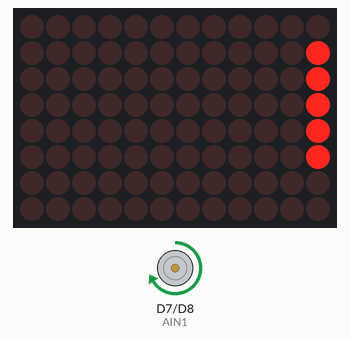
This program was run on a simulated Arduino Uno R4 WiFi. Shown: 12×8 LED matrix, motor-driver pin pairs drawn as motors (green arrow = first pin HIGH = forward, orange = second pin HIGH = backward, longer = more drive, scaled by the enable pin).

Above: at 4.1 s.
At 13.1 s:
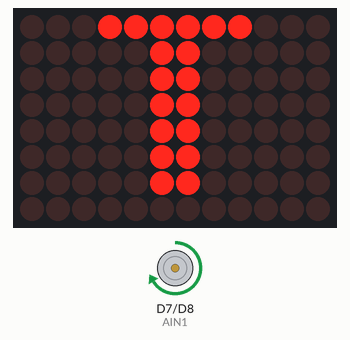
At 22.1 s:
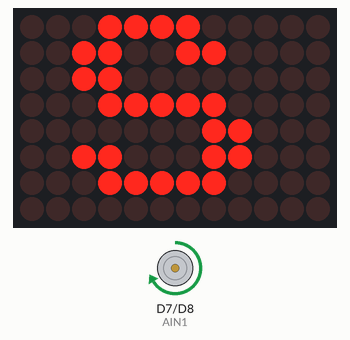
At 39.75 s:
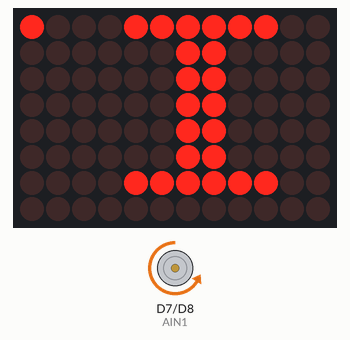
Timing chart, 0 to 40.0 s (numbered marks = the images above):
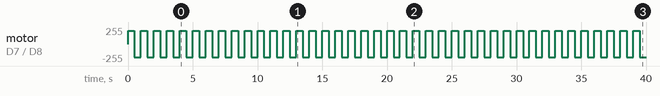

The program:

main.cpp
```cpp
#include <Arduino.h>
#include "Arduino_LED_Matrix.h"

ArduinoLEDMatrix matrix;

byte buffer[8][12] = {
  { 0, 0, 0, 0, 0, 0, 0, 0, 0, 0, 0, 0 },
  { 0, 0, 0, 0, 0, 0, 0, 0, 0, 0, 0, 0 },
  { 0, 0, 0, 0, 0, 0, 0, 0, 0, 0, 0, 0 },
  { 0, 0, 0, 0, 0, 0, 0, 0, 0, 0, 0, 0 },
  { 0, 0, 0, 0, 0, 0, 0, 0, 0, 0, 0, 0 },
  { 0, 0, 0, 0, 0, 0, 0, 0, 0, 0, 0, 0 },
  { 0, 0, 0, 0, 0, 0, 0, 0, 0, 0, 0, 0 },
  { 0, 0, 0, 0, 0, 0, 0, 0, 0, 0, 0, 0 }
};

byte O[8][8] = {
  { 0, 1, 1, 1, 1, 1, 0, 0 },
  { 1, 1, 0, 0, 0, 1, 1, 0 },
  { 1, 1, 0, 0, 0, 1, 1, 0 },
  { 1, 1, 0, 0, 0, 1, 1, 0 },
  { 1, 1, 0, 0, 0, 1, 1, 0 },
  { 1, 1, 0, 0, 0, 1, 1, 0 },
  { 0, 1, 1, 1, 1, 1, 0, 0 },
  { 0, 0, 0, 0, 0, 0, 0, 0 }
};

byte T[8][8] = {
  { 0, 1, 1, 1, 1, 1, 1, 0 },
  { 0, 0, 0, 1, 1, 0, 0, 0 },
  { 0, 0, 0, 1, 1, 0, 0, 0 },
  { 0, 0, 0, 1, 1, 0, 0, 0 },
  { 0, 0, 0, 1, 1, 0, 0, 0 },
  { 0, 0, 0, 1, 1, 0, 0, 0 },
  { 0, 0, 0, 1, 1, 0, 0, 0 },
  { 0, 0, 0, 0, 0, 0, 0, 0 }
};

byte I[8][8] = {
  { 0, 1, 1, 1, 1, 1, 1, 0 },
  { 0, 0, 0, 1, 1, 0, 0, 0 },
  { 0, 0, 0, 1, 1, 0, 0, 0 },
  { 0, 0, 0, 1, 1, 0, 0, 0 },
  { 0, 0, 0, 1, 1, 0, 0, 0 },
  { 0, 0, 0, 1, 1, 0, 0, 0 },
  { 0, 1, 1, 1, 1, 1, 1, 0 },
  { 0, 0, 0, 0, 0, 0, 0, 0 }
};

byte S[8][8] = {
  { 0, 1, 1, 1, 1, 0, 0, 0 },
  { 1, 1, 0, 0, 1, 1, 0, 0 },
  { 1, 1, 0, 0, 0, 0, 0, 0 },
  { 0, 1, 1, 1, 1, 1, 0, 0 },
  { 0, 0, 0, 0, 0, 1, 1, 0 },
  { 1, 1, 0, 0, 0, 1, 1, 0 },
  { 0, 1, 1, 1, 1, 1, 0, 0 },
  { 0, 0, 0, 0, 0, 0, 0, 0 }
};

byte Blank[8][8] = {
  { 0, 0, 0, 0, 0, 0, 0, 0 },
  { 0, 0, 0, 0, 0, 0, 0, 0 },
  { 0, 0, 0, 0, 0, 0, 0, 0 },
  { 0, 0, 0, 0, 0, 0, 0, 0 },
  { 0, 0, 0, 0, 0, 0, 0, 0 },
  { 0, 0, 0, 0, 0, 0, 0, 0 },
  { 0, 0, 0, 0, 0, 0, 0, 0 },
  { 0, 0, 0, 0, 0, 0, 0, 0 }
};

void shiftLeft(byte frame[8][12], int height, int width)
{
  // Shift all but the first column to the left one
  for(int y = 0; y < height; y++)
  {
    for (int x = 1; x < width; x++)
    {
      frame[y][x - 1] = frame[y][x];
    }
  }

  // fill the right most column with 0s
  for(int y = 0; y < width; y++)
  {
    frame[y][width - 1] = 0;
  }
}

// Writes part of frame 1 and part of frame 2 to the output frame.
// SInce frame1 and frame2 are 24 total in lenght, pass in a number for starting point as
// an index 0 to 12 for where the output should start writing if both frames were merged together.
//  0 would be output all of frame 1. 6 would be the right half of frame1 and the left half of frame 2. 12 would be all of frame 2.
void mergeFrames(byte letter1[8][8], byte letter2[8][8], byte output[8][12], int outputHeight, int outputWidth, int letterHeight, int letterWidth, int spaceBetweenLetters, int startingPoint)
{
  // Loop through the points of output and write the appropriate points from frame 1 or 2.
  // Shift all but the first column to the left one
  for(int y = 0; y < outputHeight; y++)
  {
    for (int x = 0; x < outputWidth; x++)
    {
      int pointToTake = startingPoint + x;
      if (pointToTake < letterWidth) //Writing from the first letter
      {
        // writing letter 1
        output[y][x] = letter1[y][pointToTake];
      }
      else if (pointToTake < letterWidth + spaceBetweenLetters)
      {
        // Writing the space
        output[y][x] = 0;
      }
      else if (pointToTake < letterWidth + letterWidth + spaceBetweenLetters)
      {
        // From letter 2
        output[y][x] = letter2[y][pointToTake - letterWidth - spaceBetweenLetters];
      }
      else
      {
        // not really expected to get here but draw something
         output[y][x] = 1;
      }
    }
  }
}

// For scrolling text this method will write a vertical strip of pixels to the right side of the buffer
void WriteToRightSideBuffer(byte letter1[8][8], byte output[8][12], int outputHeight, int outputWidth, int letterHeight, int letterWidth, int spaceBetweenLetters, int startingPoint)
{
  // Loop through the points of output and write the appropriate points from frame 1 or 2.
  // Shift all but the first column to the left one
  for(int y = 0; y < outputHeight; y++)
  {
    int x = outputWidth - 1;
    int pointToTake = startingPoint;
    if (pointToTake < letterWidth) //Writing from the first letter
    {
      // writing letter 1
      output[y][x] = letter1[y][pointToTake];
    }
    else if (pointToTake < letterWidth + spaceBetweenLetters)
    {
      // Writing the space
      output[y][x] = 0;
    }
    else
    {
      // not really expected to get here but draw something
        output[y][x] = 1;
    }
  }

}


 // Text to scroll
byte (*letters[5])[8][8] = {&Blank, &O, &T, &I, &S};

const int letterCount = 5;
const int letterWidth = 8;
const int spaceBetweenLetters = 1;

// The current letter to show
int letterIndex = 0;

int fadeOffset = 0; // 1-12 as we fade from one letter to the next

int AIN1 = 7;
int AIN2 = 8;
int PWMA = 9;

void setup() {
  // put your setup code here, to run once:
  matrix.begin();

  //mergeFrames(O, T, buffer, 8, 12, 6);
  //matrix.renderBitmap(*letters[0], 8, 12);


  pinMode(AIN1, OUTPUT);
  pinMode(AIN2, OUTPUT);
  pinMode(PWMA, OUTPUT);

}

void shiftAndWriteLettersToLED()
{
  fadeOffset++;

  if (fadeOffset >= letterWidth + spaceBetweenLetters)
  {
    // Start with the next letter.
    fadeOffset = 0;
    letterIndex++;

    if (letterIndex >= letterCount)
    {
      letterIndex = 0;
    }
  }

  int nextLetter = letterIndex + 1;
  if (nextLetter >= letterCount)
  {
    nextLetter = 0;
  }

  //mergeFrames(*letters[letterIndex], *letters[nextLetter], buffer, 8, 12, letterWidth, letterWidth, spaceBetweenLetters, fadeOffset);

  shiftLeft(buffer, 8, 12);
  WriteToRightSideBuffer(*letters[letterIndex], buffer, 8, 12, letterWidth, letterWidth, spaceBetweenLetters, fadeOffset);
  matrix.renderBitmap(buffer, 8, 12);
}

void loop() {

  // forward for 1 second
  digitalWrite(AIN1, HIGH);
  digitalWrite(AIN2, LOW);
  analogWrite(PWMA, 200);


  shiftAndWriteLettersToLED();

  delay(500);

  // backward for 1 second
  digitalWrite(AIN1, LOW);
  digitalWrite(AIN2, HIGH);
  analogWrite(PWMA, 200);

  shiftAndWriteLettersToLED();

  delay(500);

}
```

Measured:
- by itself, motor on D7 (AIN1) / D8 (AIN2): alternates forward 200/255 for 0.50 s and backward 200/255 for 0.50 s
- what the display in image 0 shows lasts 0.5 s, from 4.0 s to 4.5 s
